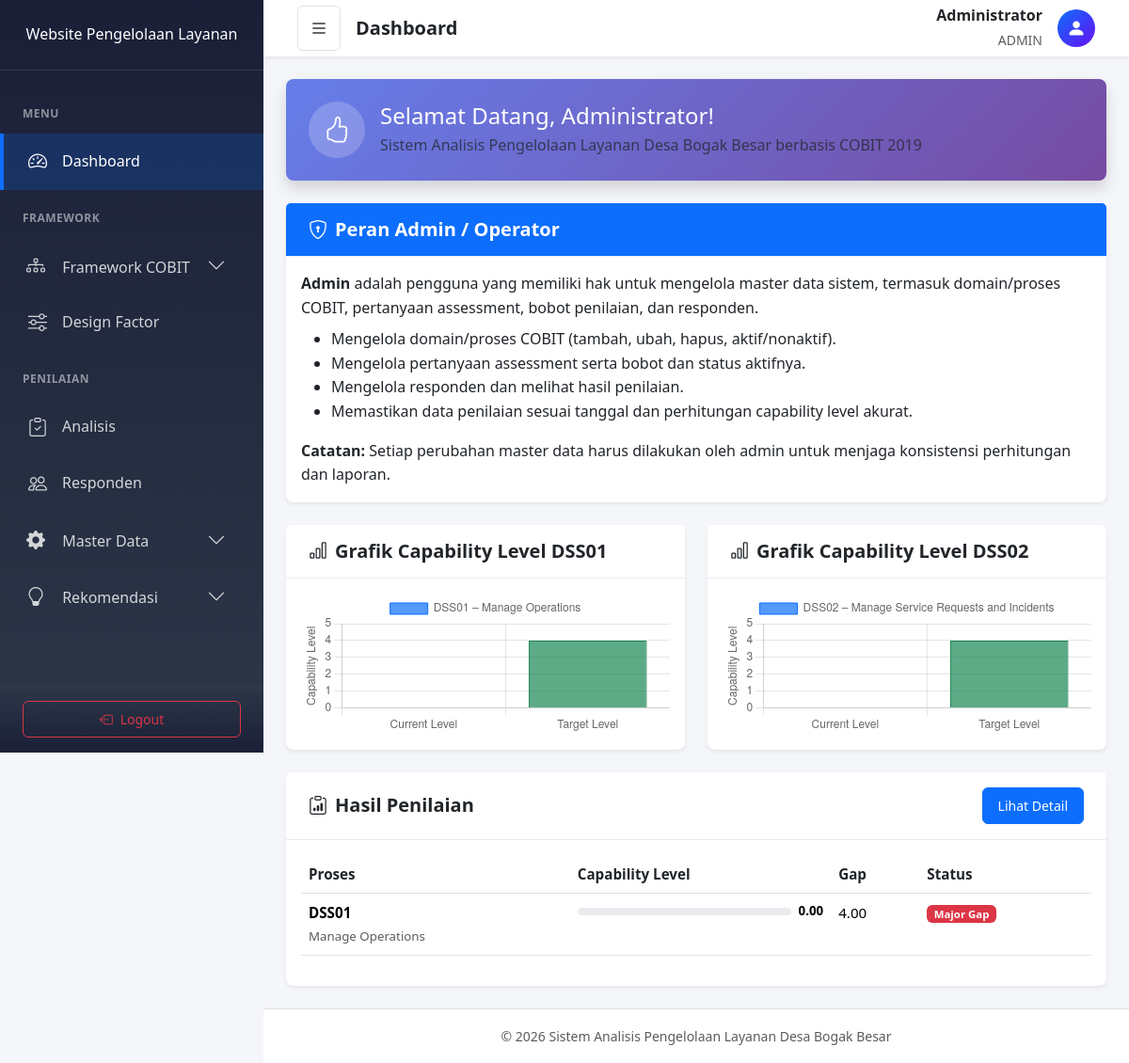
Page /index.php?page=dashboard (signed in) on the committed database.
### tables this page shows
CREATE TABLE `results` (
  `id` int(11) UNSIGNED NOT NULL,
  `process_id` int(11) UNSIGNED NOT NULL,
  `capability_level` decimal(3,2) DEFAULT 0.00 COMMENT 'Calculated capability level 0.00-5.00',
  `target_level` decimal(3,2) DEFAULT 4.00 COMMENT 'Target capability level',
  `gap` decimal(3,2) DEFAULT 4.00 COMMENT 'Difference between target and current',
  `recommendation` longtext DEFAULT NULL COMMENT 'JSON array of recommendations' CHECK (json_valid(`recommendation`)),
  `created_at` timestamp NOT NULL DEFAULT current_timestamp(),
  `updated_at` timestamp NOT NULL DEFAULT current_timestamp() ON UPDATE current_timestamp()
);

CREATE TABLE `processes` (
  `id` int(11) UNSIGNED NOT NULL,
  `code` varchar(10) NOT NULL,
  `name` varchar(100) NOT NULL,
  `description` text DEFAULT NULL,
  `is_active` tinyint(1) UNSIGNED NOT NULL DEFAULT '1' COMMENT 'Status aktif/nonaktif domain/proses',
  `created_at` timestamp NOT NULL DEFAULT current_timestamp()
);

### app/controllers/DashboardController.php (called while the page is built, shortened)
<?php
require_once 'app/models/Result.php';
class DashboardController {
    public static function index() {
        $resultModel = new Result();
        $results = $resultModel->getAll();
        $chartCurrent = [];
        $chartTarget = [];
        foreach ($results as $result) {
            $chartCurrent[] = (float)$result['capability_level'];
            $chartTarget[] = 4;
        }
        require_once 'app/views/dashboard/index.php';
    }
}

### index.php (called while the page is built, shortened)
<?php
require_once 'config/database.php';
require_once 'app/controllers/DashboardController.php';
App::route();

### config/database.php (called while the page is built, shortened)
<?php
class Database {
    private static $instance = null;
    private $connection;
    private function __construct() {
        try {
            $dsn = "mysql:host=" . DB_HOST . ";dbname=" . DB_NAME . ";charset=" . DB_CHARSET;
            $options = [
                PDO::ATTR_ERRMODE => PDO::ERRMODE_EXCEPTION,
                PDO::ATTR_DEFAULT_FETCH_MODE => PDO::FETCH_ASSOC,
                PDO::ATTR_EMULATE_PREPARES => false,
            ];
            $this->connection = new PDO($dsn, DB_USER, DB_PASS, $options);
        } catch (PDOException $e) {
            die("Koneksi database gagal: " . $e->getMessage());
        }
    }
    public static function getInstance() {
        if (self::$instance === null) {
            self::$instance = new self();
        }
        return self::$instance;
    }
    public function getConnection() {
        return $this->connection;
    }
}
function getDB() {
    return Database::getInstance()->getConnection();
}

### app/models/Result.php (called while the page is built, shortened)
<?php
require_once 'config/database.php';
class Result {
    private $db;
    public function __construct() {
        $this->db = getDB();
    }
    public function getAll() {
        $stmt = $this->db->query("
            SELECT r.*, p.code as process_code, p.name as process_name
            FROM results r
            JOIN processes p ON r.process_id = p.id
            ORDER BY p.code ASC
        ");
        return $stmt->fetchAll();
    }
}

### app/views/dashboard/index.php (the view, shortened to what this page needs)
<div class="row mb-4">
    <div class="col-12">
        <div class="welcome-card">
            <div class="d-flex align-items-center">
                <div class="welcome-icon">
                    <i class="bi bi-hand-thumbs-up"></i>
                </div>
                <div class="ms-3">
                    <h4 class="mb-1">Selamat Datang, <?php echo $_SESSION['user_name'] ?? 'User'; ?>!</h4>
                    <p class="mb-0 text-muted">Sistem Analisis Pengelolaan Layanan Desa Bogak Besar berbasis COBIT 2019</p>
                </div>
            </div>
        </div>
    </div>
</div>
<?php if (isset($_SESSION['user_role']) && $_SESSION['user_role'] === 'admin'): ?>
    <div class="row mb-4">
        <div class="col-12">
            <div class="card border-primary">
                <div class="card-header bg-primary text-white">
                    <h5 class="mb-0"><i class="bi bi-shield-lock me-2"></i>Peran Admin / Operator</h5>
                </div>
                <div class="card-body">
                    <p class="mb-2">
                        <strong>Admin</strong> adalah pengguna yang memiliki hak untuk mengelola master data sistem, termasuk domain/proses COBIT, pertanyaan assessment, bobot penilaian, dan responden.
                    </p>
                    <ul>
                        <li>Mengelola domain/proses COBIT (tambah, ubah, hapus, aktif/nonaktif).</li>
                        <li>Mengelola pertanyaan assessment serta bobot dan status aktifnya.</li>
                        <li>Mengelola responden dan melihat hasil penilaian.</li>
                        <li>Memastikan data penilaian sesuai tanggal dan perhitungan capability level akurat.</li>
                    </ul>
                    <p class="mb-0"><strong>Catatan:</strong> Setiap perubahan master data harus dilakukan oleh admin untuk menjaga konsistensi perhitungan dan laporan.</p>
                </div>
            </div>
        </div>
    </div>
<?php endif; ?>
<div id="chartsSection" class="row mb-4 no-print">
    <div class="col-lg-6">
        <div class="card">
            <div class="card-header">
                <h5 class="mb-0"><i class="bi bi-bar-chart me-2"></i>Grafik Capability Level DSS01</h5>
            </div>
            <div class="card-body">
                <div class="chart-container">
                    <canvas id="capabilityChartDSS01"></canvas>
                </div>
            </div>
        </div>
    </div>
    <div class="col-lg-6">
        <div class="card">
            <div class="card-header">
                <h5 class="mb-0"><i class="bi bi-bar-chart me-2"></i>Grafik Capability Level DSS02</h5>
            </div>
            <div class="card-body">
                <div class="chart-container">
                    <canvas id="capabilityChartDSS02"></canvas>
                </div>
            </div>
        </div>
    </div>
</div>
<div class="row">
    <div class="col-lg-12">
        <div class="card">
            <div class="card-header d-flex justify-content-between align-items-center">
                <h5 class="mb-0"><i class="bi bi-clipboard-data me-2"></i>Hasil Penilaian</h5>
                <a href="index.php?page=rekomendasi" class="btn btn-sm btn-primary">Lihat Detail</a>
            </div>
            <div class="card-body">
                <?php if (!empty($results)): ?>
                    <div class="table-responsive">
                        <table class="table table-hover">
                            <thead>
                                <tr>
                                    <th>Proses</th>
                                    <th>Capability Level</th>
                                    <th>Gap</th>
                                    <th>Status</th>
                                </tr>
                            </thead>
                            <tbody>
                                <?php foreach ($results as $result): ?>
                                    <?php
                                    $recData = json_decode($result['recommendation'], true);
                                    $statusClass = $recData['color'] ?? 'secondary';
                                    ?>
                                    <tr>
                                        <td>
                                            <strong><?php echo $result['process_code']; ?></strong>
                                            <br><small class="text-muted"><?php echo $result['process_name']; ?></small>
                                        </td>
                                        <td>
                                            <div class="d-flex align-items-center">
                                                <div class="progress flex-grow-1" style="height: 8px;">
                                                </div>
                                                <span class="ms-2 small fw-semibold"><?php echo number_format($result['capability_level'], 2); ?></span>
                                            </div>
                                        </td>
                                        <td><?php echo $result['gap']; ?></td>
                                        <td>
                                            <span class="badge bg-<?php echo $statusClass; ?>">
                                                <?php echo $recData['level'] ?? 'N/A'; ?>
                                            </span>
                                        </td>
                                    </tr>
                                <?php endforeach; ?>
                            </tbody>
                        </table>
                    </div>
                <?php endif; ?>
            </div>
        </div>
    </div>
</div>
<script>
    // Chart Data per domain
    const dss01Labels = ['Current Level', 'Target Level'];
    const dss01Current = <?php echo json_encode($chartCurrent[0] ?? 0); ?>;
    const dss01Target = <?php echo json_encode($chartTarget[0]  ?? 4); ?>;
    const dss02Labels = ['Current Level', 'Target Level'];
    const dss02Current = <?php echo json_encode($chartCurrent[1] ?? 0); ?>;
    const dss02Target = <?php echo json_encode($chartTarget[1]  ?? 4); ?>;
    const chartOptions = {
        responsive: true,
        maintainAspectRatio: false,
        plugins: {
            legend: {
                position: 'top',
            }
        },
        scales: {
            y: {
                beginAtZero: true,
                max: 5,
                ticks: {
                    stepSize: 1
                },
                title: {
                    display: true,
                    text: 'Capability Level'
                }
            }
        }
    };
    // Grafik Capability Level DSS01
    const ctxDSS01 = document.getElementById('capabilityChartDSS01').getContext('2d');
    new Chart(ctxDSS01, {
        type: 'bar',
        data: {
            labels: dss01Labels,
            datasets: [{
                label: 'DSS01 – Manage Operations',
                data: [dss01Current, dss01Target],
                backgroundColor: [
                    'rgba(13, 110, 253, 0.7)',
                    'rgba(25, 135, 84, 0.7)'
                ],
                borderColor: [
                    'rgba(13, 110, 253, 1)',
                    'rgba(25, 135, 84, 1)'
                ],
                borderWidth: 1
            }]
        },
        options: chartOptions
    });
    // Grafik Capability Level DSS02
    const ctxDSS02 = document.getElementById('capabilityChartDSS02').getContext('2d');
    new Chart(ctxDSS02, {
        type: 'bar',
        data: {
            labels: dss02Labels,
            datasets: [{
                label: 'DSS02 – Manage Service Requests and Incidents',
                data: [dss02Current, dss02Target],
                backgroundColor: [
                    'rgba(13, 110, 253, 0.7)',
                    'rgba(25, 135, 84, 0.7)'
                ],
                borderColor: [
                    'rgba(13, 110, 253, 1)',
                    'rgba(25, 135, 84, 1)'
                ],
                borderWidth: 1
            }]
        },
        options: chartOptions
    });
</script>
<?php
require_once 'app/views/layouts/main.php';

### public/assets/css/style.css (style rules this page uses)
:root { --primary-color: #0d6efd; --secondary-color: #6c757d; --success-color: #198754; --info-color: #0dcaf0; --warning-color: #ffc107; --danger-color: #dc3545; --light-color: #f8f9fa; --dark-color: #212529; --sidebar-width: 280px; --sidebar-collapsed-width: 70px; --navbar-height: 60px; --transition-speed: 0.3s; --border-radius: 8px; --box-shadow: 0 0.125rem 0.25rem rgba(0, 0, 0, 0.075); --box-shadow-lg: 0 0.5rem 1rem rgba(0, 0, 0, 0.15); }
* { margin: 0; padding: 0; box-sizing: border-box; }
body { font-family: 'Segoe UI', Tahoma, Geneva, Verdana, sans-serif; background-color: #f5f6fa; color: var(--dark-color); line-height: 1.6; }
.card { border: none; border-radius: var(--border-radius); box-shadow: var(--box-shadow); transition: box-shadow 0.3s ease; }
.card-header { background-color: #fff; border-bottom: 1px solid #e9ecef; padding: 1rem 1.5rem; font-weight: 600; }
.card-header h5 { font-weight: 600; }
.welcome-card { background: linear-gradient(135deg, #667eea 0%, #764ba2 100%); color: white; padding: 1.5rem; border-radius: var(--border-radius); box-shadow: var(--box-shadow-lg); }
.welcome-icon { width: 60px; height: 60px; background: rgba(255,255,255,0.2); border-radius: 50%; display: flex; align-items: center; justify-content: center; font-size: 1.75rem; }
.table { font-size: 0.95rem; }
.table th { font-weight: 600; color: var(--dark-color); border-top: none; }
.btn { border-radius: 6px; font-weight: 500; padding: 0.5rem 1rem; }
.progress { border-radius: 10px; background-color: #e9ecef; }

### rows in the picture
results: process.code "DSS01", process.name "Manage Operations", capability_level "0.00", gap "4.00", recommendation "Major Gap"

### other values in the picture
$pageTitle "Dashboard"
$_SESSION['user_name'] "Administrator"
$_SESSION['user_role'] "ADMIN"
chart data {{ json_encode($chartCurrent[0] ?? 0) }} 0
chart data {{ json_encode($chartTarget[0]  ?? 4) }} 4
chart data {{ json_encode($chartCurrent[1] ?? 0) }} 0
chart data {{ json_encode($chartTarget[1]  ?? 4) }} 4
